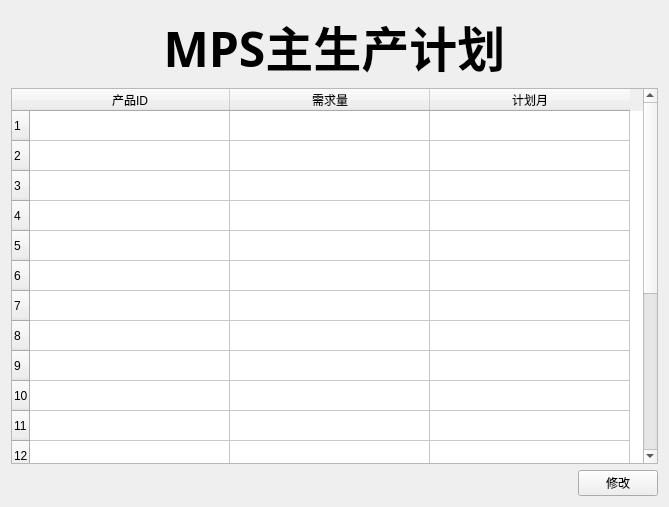
<?xml version="1.0" encoding="UTF-8"?>
<ui version="4.0">
 <class>Form</class>
 <widget class="QWidget" name="Form">
  <property name="geometry">
   <rect>
    <x>0</x>
    <y>0</y>
    <width>669</width>
    <height>507</height>
   </rect>
  </property>
  <property name="windowTitle">
   <string>Form</string>
  </property>
  <layout class="QVBoxLayout" name="verticalLayout">
   <item>
    <widget class="QLabel" name="label">
     <property name="font">
      <font>
       <family>Kaiti SC</family>
       <pointsize>36</pointsize>
       <italic>false</italic>
       <bold>true</bold>
      </font>
     </property>
     <property name="styleSheet">
      <string notr="true">font: 700 36pt &quot;Kaiti SC&quot;;</string>
     </property>
     <property name="text">
      <string>MPS主生产计划</string>
     </property>
     <property name="alignment">
      <set>Qt::AlignCenter</set>
     </property>
    </widget>
   </item>
   <item>
    <widget class="TableWidget" name="tableWidget">
     <property name="styleSheet">
      <string notr="true">font: 18pt &quot;STKaiti&quot;;</string>
     </property>
     <property name="editTriggers">
      <set>QAbstractItemView::NoEditTriggers</set>
     </property>
     <property name="rowCount">
      <number>20</number>
     </property>
     <property name="columnCount">
      <number>3</number>
     </property>
     <attribute name="horizontalHeaderDefaultSectionSize">
      <number>200</number>
     </attribute>
     <row/>
     <row/>
     <row/>
     <row/>
     <row/>
     <row/>
     <row/>
     <row/>
     <row/>
     <row/>
     <row/>
     <row/>
     <row/>
     <row/>
     <row/>
     <row/>
     <row/>
     <row/>
     <row/>
     <row/>
     <column>
      <property name="text">
       <string>产品ID</string>
      </property>
     </column>
     <column>
      <property name="text">
       <string>需求量</string>
      </property>
     </column>
     <column>
      <property name="text">
       <string>计划月</string>
      </property>
     </column>
    </widget>
   </item>
   <item>
    <layout class="QHBoxLayout" name="horizontalLayout">
     <item>
      <spacer name="horizontalSpacer">
       <property name="orientation">
        <enum>Qt::Horizontal</enum>
       </property>
       <property name="sizeHint" stdset="0">
        <size>
         <width>40</width>
         <height>20</height>
        </size>
       </property>
      </spacer>
     </item>
     <item>
      <widget class="PrimaryPushButton" name="pushButton_2">
       <property name="text">
        <string>修改</string>
       </property>
      </widget>
     </item>
    </layout>
   </item>
  </layout>
 </widget>
 <customwidgets>
  <customwidget>
   <class>TableWidget</class>
   <extends>QTableWidget</extends>
   <header location="global">qfluentwidgets</header>
  </customwidget>
  <customwidget>
   <class>PrimaryPushButton</class>
   <extends>QPushButton</extends>
   <header>qfluentwidgets</header>
  </customwidget>
 </customwidgets>
 <resources/>
 <connections/>
</ui>
